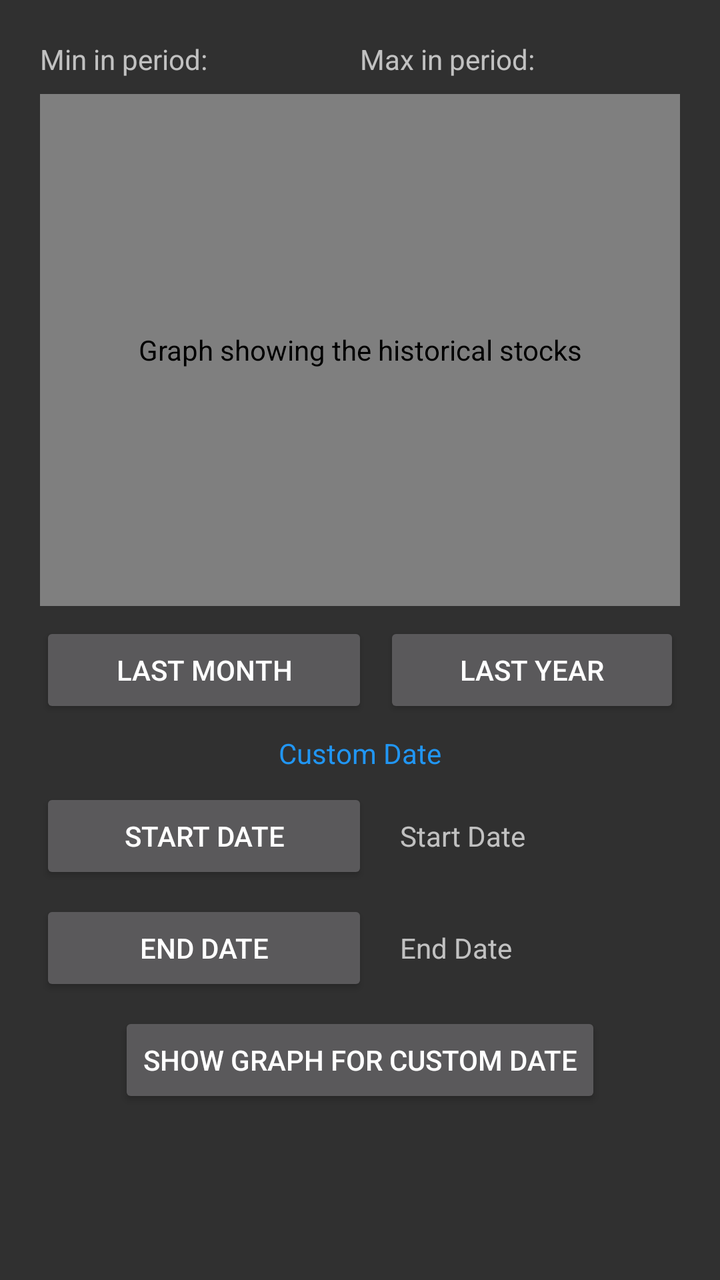
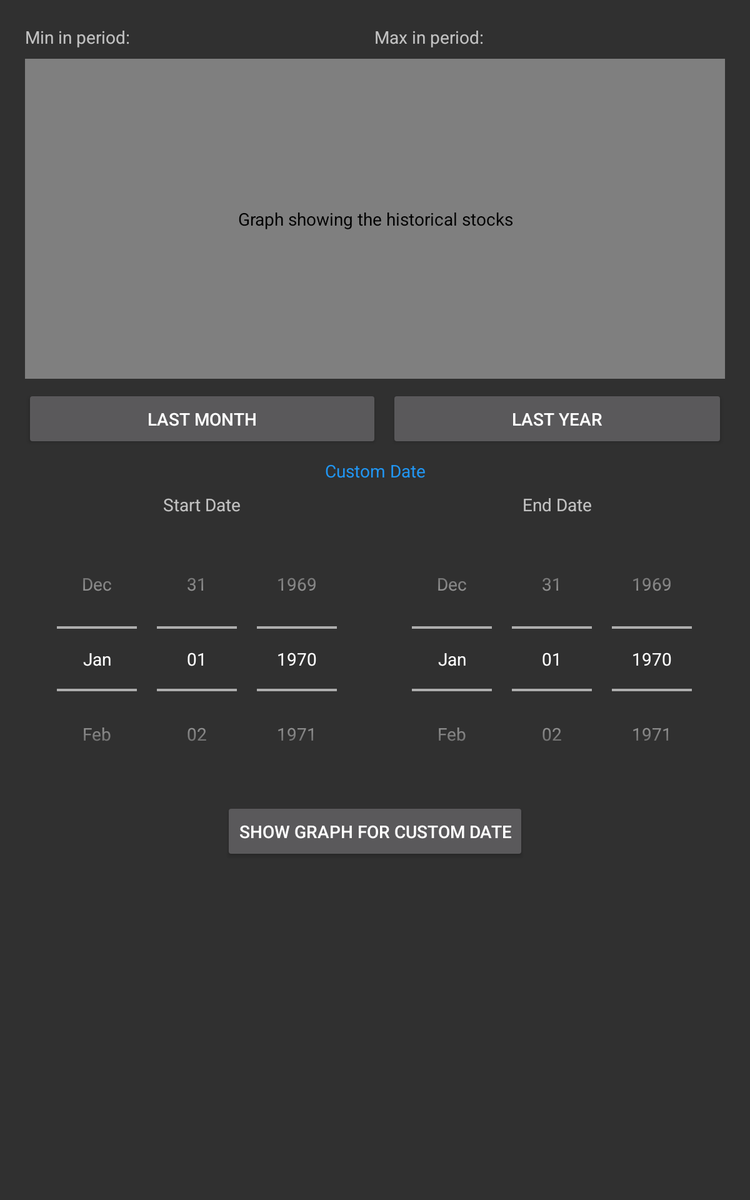

An Android layout and its configuration variant, each rendered on a device that would load it. The default file and the variant file are quoted in full after the pictures.
<!-- AndroidManifest.xml: application theme AppTheme -->
<!-- res/layout/fragment_detail.xml -->
<?xml version="1.0" encoding="utf-8"?>
<android.support.design.widget.CoordinatorLayout
    xmlns:android="http://schemas.android.com/apk/res/android"
    xmlns:app="http://schemas.android.com/apk/res-auto"
    android:id="@+id/detail_content"
    android:layout_width="match_parent"
    android:layout_height="match_parent"
    android:fitsSystemWindows="true">


    <android.support.v4.widget.NestedScrollView
        android:layout_width="match_parent"
        android:layout_height="match_parent"
        app:layout_behavior="@string/appbar_scrolling_view_behavior">

        <GridLayout
            android:layout_width="match_parent"
            android:layout_height="wrap_content"
            android:orientation="vertical"
            android:columnCount="4"
            android:columnOrderPreserved="false"
            android:alignmentMode="alignBounds"
            android:useDefaultMargins="true"
            android:paddingTop="@dimen/activity_vertical_margin"
            android:paddingLeft="@dimen/activity_horizontal_margin"
            android:paddingRight="@dimen/activity_horizontal_margin"
            android:paddingBottom="@dimen/activity_vertical_margin">

            <LinearLayout
                android:layout_width="match_parent"
                android:layout_height="wrap_content"
                android:layout_row="0"
                android:layout_column="0"
                android:layout_columnSpan="4"
                android:orientation="horizontal"
                android:weightSum="6">
                <TextView
                    android:layout_width="0dp"
                    android:layout_weight="2"
                    android:layout_height="wrap_content"
                    android:text="@string/min_in_period"
                    android:id="@+id/min_period" />

                <TextView
                    android:layout_width="0dp"
                    android:layout_weight="1"
                    android:layout_height="wrap_content"
                    android:id="@+id/min_period_text"
                    android:singleLine="true"/>

                <TextView
                    android:layout_width="0dp"
                    android:layout_weight="2"
                    android:layout_height="wrap_content"
                    android:text="@string/max_in_period"
                    android:id="@+id/max_period" />

                <TextView
                    android:layout_width="0dp"
                    android:layout_weight="1"
                    android:layout_height="wrap_content"
                    android:id="@+id/max_period_text"
                    android:singleLine="true"/>

            </LinearLayout>


            <com.github.mikephil.charting.charts.LineChart
                android:id="@+id/line_chart"
                android:layout_width="0dp"
                android:layout_row="1"
                android:layout_columnSpan="4"
                android:layout_height="256dp"
                android:layout_gravity="fill_horizontal"
                android:layout_column="0"
                android:contentDescription="@string/description_graph" />

            <Button
                android:layout_width="wrap_content"
                android:layout_height="wrap_content"
                android:text="@string/last_month"
                android:id="@+id/last_month_button"
                android:layout_columnSpan="2"
                android:layout_column="0"
                android:layout_row="2"
                android:layout_gravity="fill_horizontal"
                android:layout_columnWeight="2"
                android:contentDescription="@string/description_last_month"/>


            <Button
                android:layout_width="wrap_content"
                android:layout_height="wrap_content"
                android:text="@string/last_year"
                android:id="@+id/last_year_button"
                android:layout_columnSpan="2"
                android:layout_column="2"
                android:layout_row="2"
                android:layout_gravity="fill_horizontal|end"
                android:layout_columnWeight="2"
                android:contentDescription="@string/description_last_year"/>

            <TextView
                style="@style/CustomDateStyle"
                android:layout_width="wrap_content"
                android:layout_height="wrap_content"
                android:text="@string/custom_date"
                android:id="@+id/customDateText"
                android:layout_column="0"
                android:layout_row="3"
                android:layout_columnSpan="4"/>

            <Button
                android:layout_width="wrap_content"
                android:layout_height="wrap_content"
                android:text="@string/start_date"
                android:id="@+id/start_date_button"
                android:layout_column="0"
                android:layout_columnSpan="2"
                android:layout_row="4"
                android:layout_gravity="fill_horizontal"
                android:contentDescription="@string/description_start_date"/>

            <TextView
                android:layout_width="wrap_content"
                android:layout_height="wrap_content"
                android:text="@string/start_date"
                android:id="@+id/start_date_text"
                android:layout_column="2"
                android:layout_columnSpan="2"
                android:layout_row="4"
                android:paddingStart="@dimen/text_padding"
                android:paddingEnd="@dimen/text_padding"
                android:paddingLeft="@dimen/text_padding"
                android:paddingRight="@dimen/text_padding"/>

            <Button
                android:layout_width="wrap_content"
                android:layout_height="wrap_content"
                android:text="@string/end_date"
                android:id="@+id/end_date_button"
                android:layout_column="0"
                android:layout_columnSpan="2"
                android:layout_row="5"
                android:layout_gravity="fill_horizontal"
                android:contentDescription="@string/description_end_date" />

            <TextView
                android:layout_width="wrap_content"
                android:layout_height="wrap_content"
                android:text="@string/end_date"
                android:id="@+id/end_date_text"
                android:layout_column="2"
                android:layout_columnSpan="2"
                android:layout_row="5"
                android:paddingStart="@dimen/text_padding"
                android:paddingEnd="@dimen/text_padding"
                android:paddingLeft="@dimen/text_padding"
                android:paddingRight="@dimen/text_padding"/>

            <Button
                android:layout_width="wrap_content"
                android:layout_height="wrap_content"
                android:text="@string/show_graph_for_custom_date"
                android:id="@+id/date_button"
                android:layout_columnSpan="4"
                android:layout_column="0"
                android:layout_row="6"
                android:layout_gravity="center_horizontal"
                android:contentDescription="@string/description_custom_date"/>




        </GridLayout>
    </android.support.v4.widget.NestedScrollView>


</android.support.design.widget.CoordinatorLayout>
<!-- resources referenced by this layout -->
<resources>
  <dimen name="activity_horizontal_margin">16dp</dimen>
  <dimen name="activity_vertical_margin">16dp</dimen>
  <dimen name="text_padding">8dp</dimen>
  <string name="custom_date" translatable="true">Custom Date</string>
  <string name="description_custom_date" translatable="true">Get historical stocks for custom date</string>
  <string name="description_end_date" translatable="true">Select end dater</string>
  <string name="description_graph" translatable="true">Graph showing the historical stocks</string>
  <string name="description_last_month" translatable="true">Get historical stocks for last month</string>
  <string name="description_last_year" translatable="true">Get historical stocks for last year</string>
  <string name="description_start_date" translatable="true">Select start date</string>
  <string name="end_date" translatable="true">End Date</string>
  <string name="last_month" translatable="true">Last Month</string>
  <string name="last_year" translatable="true">Last Year</string>
  <string name="max_in_period" translatable="true">"Max in period: "</string>
  <string name="min_in_period" translatable="true">"Min in period: "</string>
  <string name="show_graph_for_custom_date" translatable="true">Show graph for custom date</string>
  <string name="start_date" translatable="true">Start Date</string>
  <style name="CustomDateStyle">
          <item name="android:layout_gravity">center_horizontal</item>
          <item name="android:textColor">@color/material_blue_500</item>
          <item name="android:textSize">@dimen/md_title_textsize</item>
      </style>
  <style name="AppTheme" parent="Theme.AppCompat">
          <item name="colorPrimary">@color/material_blue_500</item>
          <item name="colorPrimaryDark">@color/material_blue_700</item>
          
      </style>
  <color name="material_blue_500">#2196F3</color>
  <color name="material_blue_700">#1976D2</color>
</resources>
<!-- res/layout-sw600dp/fragment_detail.xml (the repository's variant of the layout above) -->
<!-- drawn on a 7-inch tablet held upright -->
<?xml version="1.0" encoding="utf-8"?>
<android.support.design.widget.CoordinatorLayout
    xmlns:android="http://schemas.android.com/apk/res/android"
    xmlns:app="http://schemas.android.com/apk/res-auto"
    android:id="@+id/detail_content"
    android:layout_width="match_parent"
    android:layout_height="match_parent"
    android:fitsSystemWindows="true">


    <android.support.v4.widget.NestedScrollView
        android:layout_width="match_parent"
        android:layout_height="match_parent"
        app:layout_behavior="@string/appbar_scrolling_view_behavior">

        <GridLayout
            android:layout_width="match_parent"
            android:layout_height="wrap_content"
            android:orientation="vertical"
            android:columnCount="4"
            android:columnOrderPreserved="false"
            android:alignmentMode="alignBounds"
            android:useDefaultMargins="true"
            android:paddingTop="@dimen/activity_vertical_margin"
            android:paddingLeft="@dimen/activity_horizontal_margin"
            android:paddingRight="@dimen/activity_horizontal_margin"
            android:paddingBottom="@dimen/activity_vertical_margin">

            <LinearLayout
                android:layout_width="match_parent"
                android:layout_height="wrap_content"
                android:layout_row="0"
                android:layout_column="0"
                android:layout_columnSpan="4"
                android:orientation="horizontal"
                android:weightSum="6">
                <TextView
                    android:layout_width="0dp"
                    android:layout_weight="2"
                    android:layout_height="wrap_content"
                    android:text="@string/min_in_period"
                    android:id="@+id/min_period" />

                <TextView
                    android:layout_width="0dp"
                    android:layout_weight="1"
                    android:layout_height="wrap_content"
                    android:id="@+id/min_period_text"
                    android:singleLine="true"/>

                <TextView
                    android:layout_width="0dp"
                    android:layout_weight="2"
                    android:layout_height="wrap_content"
                    android:text="@string/max_in_period"
                    android:id="@+id/max_period" />

                <TextView
                    android:layout_width="0dp"
                    android:layout_weight="1"
                    android:layout_height="wrap_content"
                    android:id="@+id/max_period_text"
                    android:singleLine="true"/>

            </LinearLayout>



            <com.github.mikephil.charting.charts.LineChart
                android:id="@+id/line_chart"
                android:layout_width="0dp"
                android:layout_row="1"
                android:layout_column="0"
                android:layout_columnSpan="4"
                android:layout_height="256dp"
                android:layout_gravity="fill_horizontal"
                android:contentDescription="@string/description_graph"/>


            <Button
                android:layout_width="wrap_content"
                android:layout_height="wrap_content"
                android:text="@string/last_month"
                android:id="@+id/last_month_button"
                android:layout_column="0"
                android:layout_columnSpan="2"
                android:layout_row="2"
                android:layout_columnWeight="1"/>

            <Button
                android:layout_width="wrap_content"
                android:layout_height="wrap_content"
                android:text="@string/last_year"
                android:id="@+id/last_year_button"
                android:layout_columnSpan="2"
                android:layout_column="2"
                android:layout_row="2"
                android:layout_columnWeight="1"/>

            <TextView
                style="@style/CustomDateStyle"
                android:layout_width="wrap_content"
                android:layout_height="wrap_content"
                android:text="@string/custom_date"
                android:id="@+id/customDateText"
                android:layout_column="0"
                android:layout_columnSpan="4"
                android:layout_row="3"
                android:layout_gravity="center_horizontal"/>

            <TextView
                android:layout_width="wrap_content"
                android:layout_height="wrap_content"
                android:text="@string/start_date"
                android:id="@+id/start_date_text"
                android:layout_column="0"
                android:layout_columnSpan="2"
                android:layout_row="4"
                android:layout_gravity="center_horizontal"
                android:paddingStart="@dimen/text_padding"
                android:paddingEnd="@dimen/text_padding"
                android:paddingLeft="@dimen/text_padding"
                android:paddingRight="@dimen/text_padding" />

            <TextView
                android:layout_width="wrap_content"
                android:layout_height="wrap_content"
                android:text="@string/end_date"
                android:id="@+id/end_date_text"
                android:layout_column="2"
                android:layout_columnSpan="2"
                android:layout_row="4"
                android:layout_gravity="center_horizontal"
                android:paddingStart="@dimen/text_padding"
                android:paddingEnd="@dimen/text_padding"
                android:paddingLeft="@dimen/text_padding"
                android:paddingRight="@dimen/text_padding" />


            <DatePicker
                android:layout_width="wrap_content"
                android:layout_height="wrap_content"
                android:id="@+id/start_date_picker"
                android:datePickerMode="spinner"
                android:calendarViewShown="false"
                android:layout_columnSpan="2"
                android:layout_column="0"
                android:layout_row="5"
                android:layout_gravity="center" />


            <DatePicker
                android:layout_width="wrap_content"
                android:layout_height="wrap_content"
                android:id="@+id/end_date_picker"
                android:datePickerMode="spinner"
                android:calendarViewShown="false"
                android:layout_columnSpan="2"
                android:layout_column="2"
                android:layout_row="5"
                android:layout_gravity="center" />

            <Button
                android:layout_width="wrap_content"
                android:layout_height="wrap_content"
                android:text="@string/show_graph_for_custom_date"
                android:layout_columnSpan="4"
                android:layout_column="0"
                android:layout_row="6"
                android:id="@+id/date_button"
                android:layout_gravity="center_horizontal" />


        </GridLayout>
    </android.support.v4.widget.NestedScrollView>


</android.support.design.widget.CoordinatorLayout>
<!-- resources referenced by the variant -->
<!-- as a 7-inch tablet held upright resolves them -->
<resources>
  <dimen name="activity_horizontal_margin">16dp</dimen>
  <dimen name="activity_vertical_margin">16dp</dimen>
  <dimen name="text_padding">8dp</dimen>
  <string name="custom_date" translatable="true">Custom Date</string>
  <string name="description_graph" translatable="true">Graph showing the historical stocks</string>
  <string name="end_date" translatable="true">End Date</string>
  <string name="last_month" translatable="true">Last Month</string>
  <string name="last_year" translatable="true">Last Year</string>
  <string name="max_in_period" translatable="true">"Max in period: "</string>
  <string name="min_in_period" translatable="true">"Min in period: "</string>
  <string name="show_graph_for_custom_date" translatable="true">Show graph for custom date</string>
  <string name="start_date" translatable="true">Start Date</string>
  <style name="CustomDateStyle">
          <item name="android:layout_gravity">center_horizontal</item>
          <item name="android:textColor">@color/material_blue_500</item>
          <item name="android:textSize">@dimen/md_title_textsize</item>
      </style>
  <style name="AppTheme" parent="Theme.AppCompat">
          <item name="colorPrimary">@color/material_blue_500</item>
          <item name="colorPrimaryDark">@color/material_blue_700</item>
          
      </style>
  <color name="material_blue_500">#2196F3</color>
  <color name="material_blue_700">#1976D2</color>
</resources>
